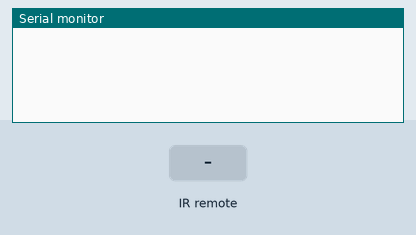
Simulated run of this sketch. Board: Arduino Uno, built with avr-gcc and run on an emulated ATmega328P. On the bench: the last lines printed to the serial monitor. The test bench sets the inputs (shaded band).

Above: at 1.2 s.
1.3 s: infrared code 0xBDF896 received
At 2.5 s:
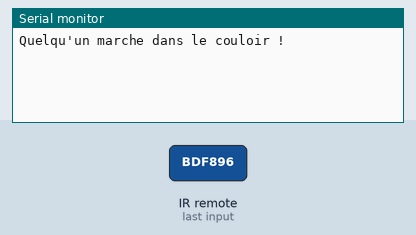
2.8 s: infrared code 0x870F99 received
At 3.7 s:
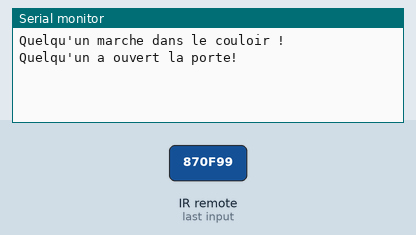

The sketch:

Detecteur_ouverture_de_porte.ino
```cpp
#include <RCSwitch.h>
#define couloir 12449942
#define porte 8851353

RCSwitch mySwitch = RCSwitch();

void setup() {
    Serial.begin(9600);
    mySwitch.enableReceive(0);
}

void loop() {
  if (mySwitch.available()) {

    int value = mySwitch.getReceivedValue();

    while (!Serial) ;

    switch (value) {
        case porte:
            Serial.println("Quelqu'un a ouvert la porte!");
            delay(100);
            break;

        case couloir:
            Serial.println("Quelqu'un marche dans le couloir !");
            delay(1000);
            break;

        default:
            Serial.print("Dispositif inconnu: ");
            Serial.println(value);
            delay(500);
            break;
    }

    mySwitch.resetAvailable();
  }
}
```

Measured:
- after the input at 1.3 s, the serial monitor: prints a new line at once (image 1)
- after the input at 2.8 s, the serial monitor: prints a new line at once (image 2)
